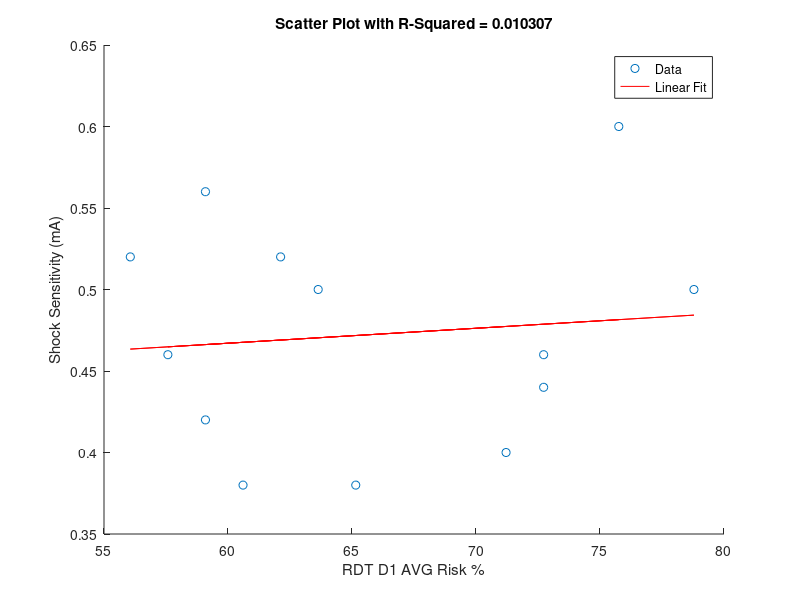
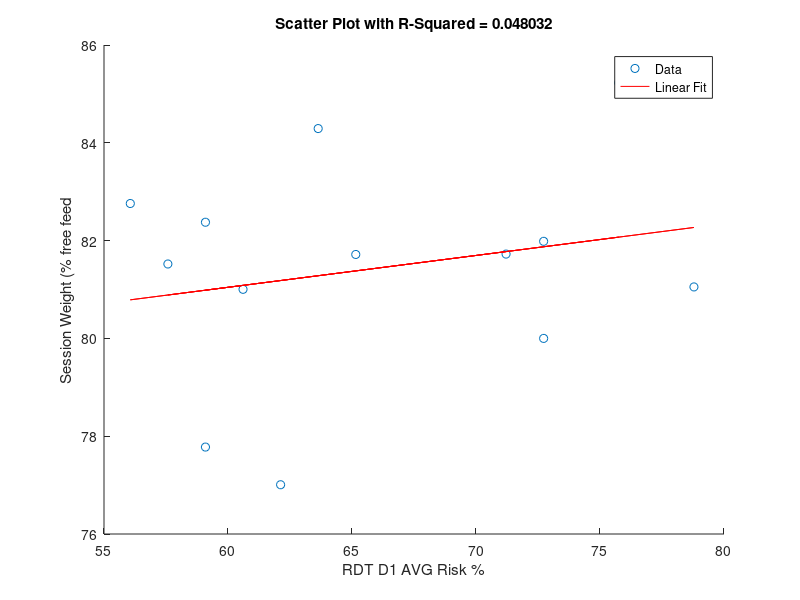
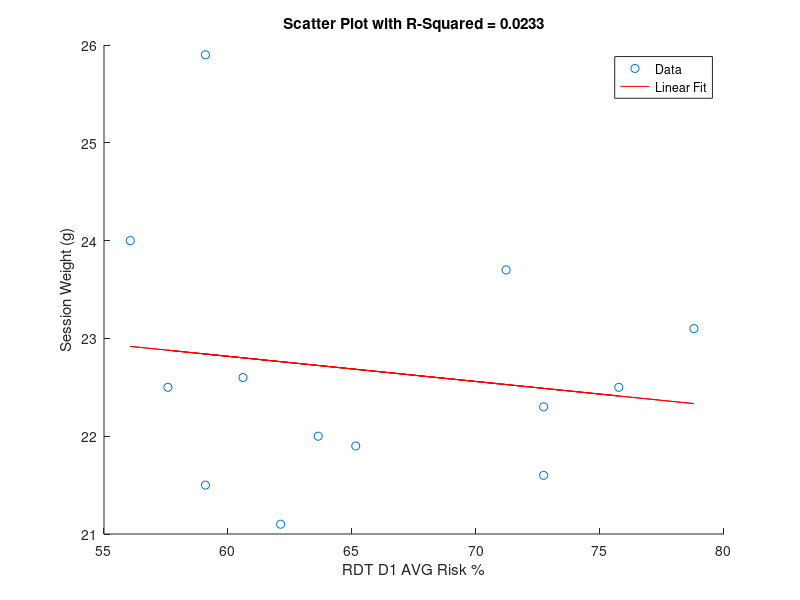
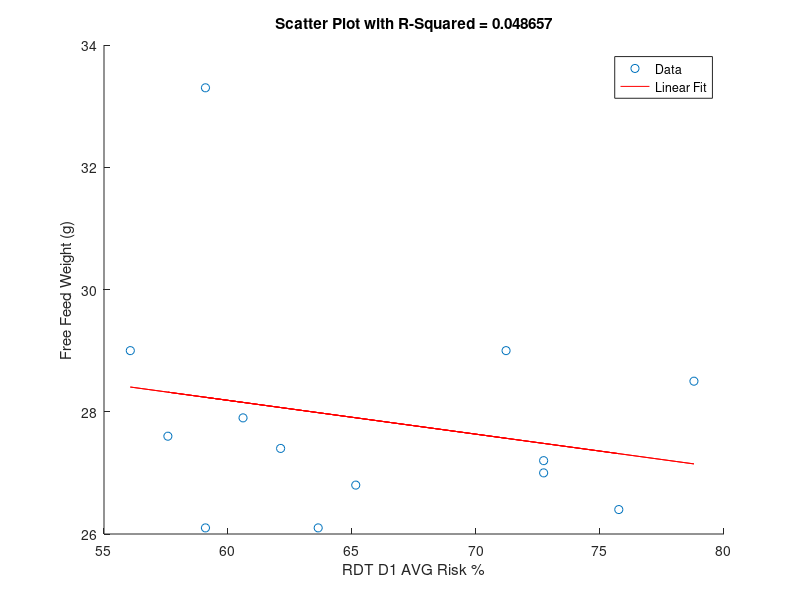

Recreate these plots in MATLAB, in order.
risk_percent = [60.60606	57.57576	65.15152	72.72727	75.75758	56.06061	62.12121	72.72727	78.78788	63.63636	59.09091		59.09091	71.21212];
shock_sens = [0.38	0.46	0.38	0.46	0.6	0.52	0.52	0.44	0.5	0.5	0.56		0.42	0.4];
free_feed_weight = [27.9 27.6 26.8 27.2 26.4 29 27.4 27 28.5 26.1 33.3 26.1 29];
session_weight_raw_grams = [22.6 22.5 21.9 22.3 22.5 24 21.1 21.6 23.1 22 25.9 21.5 23.7];
session_weight_percent_free_feed = [81.00358423 81.52173913 81.71641791 81.98529412 85.22727273 82.75862069 77.00729927 80 81.05263158 84.29118774 77.77777778 82.37547893 81.72413793];

%%
x = risk_percent;
y = shock_sens;

% Calculate the coefficient of determination (r-squared value)
p = polyfit(x, y, 1);
y_fit = polyval(p, x);
y_mean = mean(y);
SS_tot = sum((y - y_mean).^2);
SS_res = sum((y - y_fit).^2);
r_squared = 1 - (SS_res / SS_tot);
figure;
% Plot the scatter plot
scatter(x, y);
hold on;

% Plot the linear fit line
plot(x, y_fit, 'r');

% Add title and labels
title(['Scatter Plot with R-Squared = ', num2str(r_squared)]);
xlabel('RDT D1 AVG Risk %');
ylabel('Shock Sensitivity (mA)');

% Show the legend
legend('Data', 'Linear Fit', 'Location', 'best');

% Release hold
hold off;

%%
x = risk_percent;
y = session_weight_percent_free_feed;

% Calculate the coefficient of determination (r-squared value)
p = polyfit(x, y, 1);
y_fit = polyval(p, x);
y_mean = mean(y);
SS_tot = sum((y - y_mean).^2);
SS_res = sum((y - y_fit).^2);
r_squared = 1 - (SS_res / SS_tot);
figure;
% Plot the scatter plot
scatter(x, y);
hold on;

% Plot the linear fit line
plot(x, y_fit, 'r');

% Add title and labels
title(['Scatter Plot with R-Squared = ', num2str(r_squared)]);
xlabel('RDT D1 AVG Risk %');
ylabel('Session Weight (% free feed');

% Show the legend
legend('Data', 'Linear Fit', 'Location', 'best');

% Release hold
hold off;

%%
x = risk_percent;
y = session_weight_raw_grams;

% Calculate the coefficient of determination (r-squared value)
p = polyfit(x, y, 1);
y_fit = polyval(p, x);
y_mean = mean(y);
SS_tot = sum((y - y_mean).^2);
SS_res = sum((y - y_fit).^2);
r_squared = 1 - (SS_res / SS_tot);
figure;
% Plot the scatter plot
scatter(x, y);
hold on;

% Plot the linear fit line
plot(x, y_fit, 'r');

% Add title and labels
title(['Scatter Plot with R-Squared = ', num2str(r_squared)]);
xlabel('RDT D1 AVG Risk %');
ylabel('Session Weight (g)');

% Show the legend
legend('Data', 'Linear Fit', 'Location', 'best');

% Release hold
hold off;

%%
x = risk_percent;
y = free_feed_weight;

% Calculate the coefficient of determination (r-squared value)
p = polyfit(x, y, 1);
y_fit = polyval(p, x);
y_mean = mean(y);
SS_tot = sum((y - y_mean).^2);
SS_res = sum((y - y_fit).^2);
r_squared = 1 - (SS_res / SS_tot);
figure;
% Plot the scatter plot
scatter(x, y);
hold on;

% Plot the linear fit line
plot(x, y_fit, 'r');

% Add title and labels
title(['Scatter Plot with R-Squared = ', num2str(r_squared)]);
xlabel('RDT D1 AVG Risk %');
ylabel('Free Feed Weight (g)');

% Show the legend
legend('Data', 'Linear Fit', 'Location', 'best');

% Release hold
hold off;

